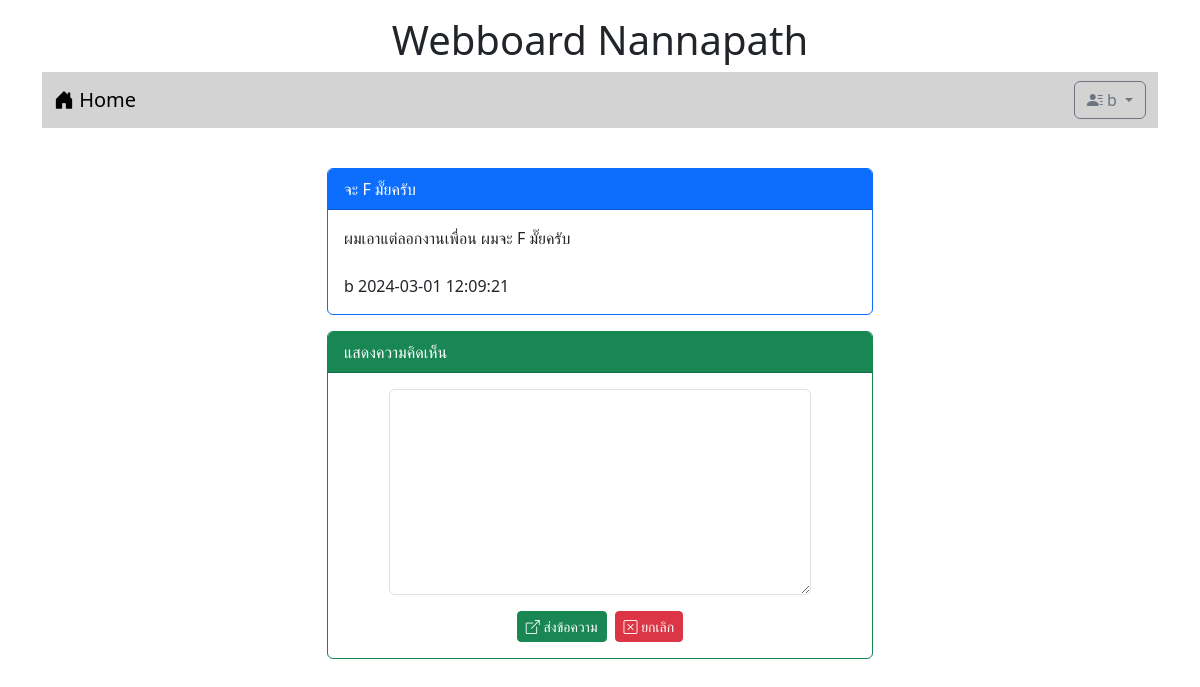
Page /post.php?id=4 (signed in) on the committed database.
### tables this page shows
CREATE TABLE `post` (
  `id` int(11) NOT NULL,
  `title` varchar(128) NOT NULL,
  `content` varchar(2048) NOT NULL,
  `post_date` datetime NOT NULL,
  `cat_id` int(11) NOT NULL,
  `user_id` int(11) NOT NULL
);

CREATE TABLE `user` (
  `id` int(11) NOT NULL,
  `login` varchar(32) NOT NULL,
  `password` varchar(64) NOT NULL,
  `name` varchar(64) NOT NULL,
  `gender` char(1) NOT NULL,
  `email` varchar(32) NOT NULL,
  `role` char(1) NOT NULL
);

### post.php (the view, shortened to what this page needs)
<!DOCTYPE html>
<html lang="en">
<head>
    <link href="https://cdn.jsdelivr.net/npm/bootstrap@5.3.2/dist/css/bootstrap.min.css" rel="stylesheet">
    <link rel="stylesheet" href="https://cdn.jsdelivr.net/npm/bootstrap-icons@1.11.3/font/bootstrap-icons.min.css">
</head>
<body>
    <div class="container-lg">
        <h1 style="text-align: center;" class="mt-3">Webboard Nannapath</h1>
        <?php
            include "nav.php"
        ?>
        <div class="row mt-4">
            <div class="col-lg-3 col-md-2 col-sm-1"></div>
            <div class="col-lg-6 col-md-8 col-sm-10">
                <?php
                    $conn=new PDO("mysql:host=localhost;dbname=webboard;charset=utf8","root","");
                    $sql="SELECT post.title,post.content,post.post_date,user.login FROM post INNER JOIN user ON (post.user_id=user.id)
                    WHERE post.id=$_GET[id]";
                    $result=$conn->query($sql);
                    while($row=$result->fetch()){
                        echo  "<div class='card  border-primary mt-3'>";
                        echo  "<div class='card-header bg-primary text-white'> $row[0] </div>";
                        echo  "<div class='card-body'>$row[1] <br> <br> $row[3] $row[2] </div>";
                        echo   "</div>";
                    }
                ?>
                <div class="card border-success mt-3">
                    <div class="card-header bg-success text-white"> แสดงความคิดเห็น</div>
                    <div class="card-body">
                        <form action="post_save.php" method="post">
                            <div class="row mb-3 justify-content-center">
                                <div class="col-lg-10">
                                    <textarea name="comment" rows="8" class="form-control" require></textarea>
                                </div>
                            </div>
                            <div class="row">
                                <div class="col-lg-12 d-flex justify-content-center" >
                                    <button type="submit" class="btn btn-success btn-sm text-while">  <i class="bi bi-box-arrow-up-right"></i> ส่งข้อความ </button>
                                    <button type="reset" class="btn btn-danger btn-sm ms-2">  <i class="bi bi-x-square"></i> ยกเลิก </button>
                                </div>
                            </div>
                        </form>
                    </div>
                </div>
                <br>
            </div>
            <div class="col-lg-3 col-md-2 col-sm-1 "></div>
        </div>
    </div>
</body>
</html>

### rows in the picture
post: title "จะ F มั๊ยครับ", content "ผมเอาแต่ลอกงานเพื่อน ผมจะ F มั๊ยครับ", user.login "b", post_date "2024-03-01 12:09:21"

### other values in the picture
$_SESSION['username'] "b"
